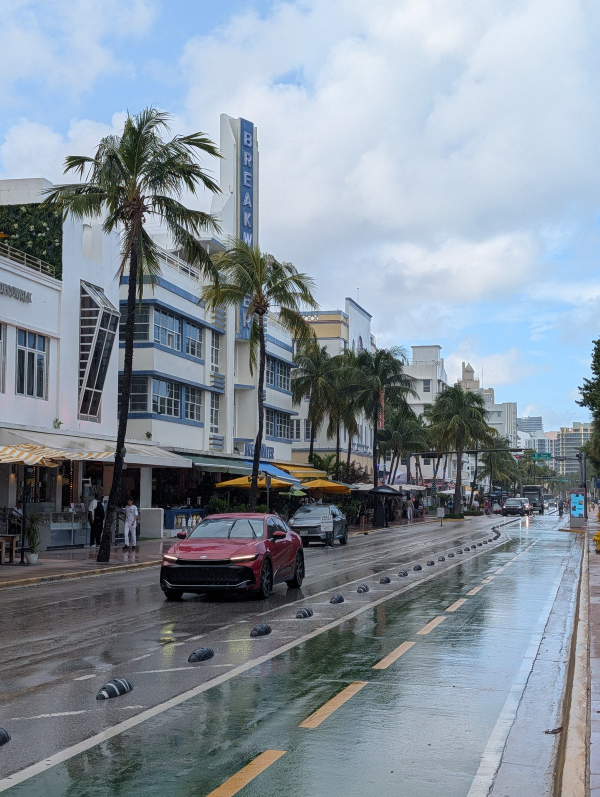
#> input picture mateo/south-beach-rain/assets/breakwater.jpg, 1200 x 1594 px, given in place of breakwater.jpg.jpg, which was not available (shown at 1/2 size)
$ python -i build.py   (imports and definitions only)
#> lines starting #> are read from the running program, lines starting #| are printed output that depends on the picture
"""South Beach Rain: python mateo/south-beach-rain/build.py [HOURS] [OUT]

Picture: Matthew's rain clip on Ocean Drive with the cover (title, Mateo upper right, REST · DIGEST)
fading out, then his four South Beach photos slowly cycling (soft zoom, crossfades) while the whole
picture dims to pure black by 20:00. After that the screen stays black, the kindest dark for eyes.
Sound: ../rain-window/rain_audio.py (synthesized rain + brown noise), the whole length, no loops.
Run by .github/workflows/mateo.yml before upload. Needs numpy, scipy, pillow, ffmpeg.
"""
import subprocess, sys, tempfile
from pathlib import Path
import numpy as np
from PIL import Image, ImageFilter

HERE = Path(__file__).resolve().parent
HOURS = float(sys.argv[1]) if len(sys.argv) > 1 else 8
OUT = Path(sys.argv[2]) if len(sys.argv) > 2 else HERE / "video.mp4"
W, H, FPS = 1280, 720, 24
INTRO = int(sys.argv[3]) if len(sys.argv) > 3 else 1200  # seconds until fully black
SLIDE, XF = 75.0, 6.0
PHOTOS = ["ocean-drive", "breakwater", "palms", "clevelander"]
ENC = ["-c:v", "libx264", "-preset", "slow", "-crf", "30", "-g", "240", "-pix_fmt", "yuv420p", "-r", str(FPS)]
FF = ["ffmpeg", "-v", "error", "-y"]


def smooth(x):
    x = min(max(x, 0.0), 1.0)
    return x * x * (3 - 2 * x)


def prep(name):
#> called with name = 'assets/breakwater.jpg'
    im = Image.open(HERE / "assets" / f"{name}.jpg").convert("RGB")
#> im is the input picture: PIL image 1200x1594 RGB; mean R, G, B 133.6, 144.7, 155.5
    bg = im.resize((W, int(W * im.height / im.width))).crop((0, 0, W, H)) if False else None
    s = max(W / im.width, H / im.height)
#> s = 1.07
    bg = im.resize((int(im.width * s) + 1, int(im.height * s) + 1)).crop((0, 0, W, H)).filter(ImageFilter.GaussianBlur(28))
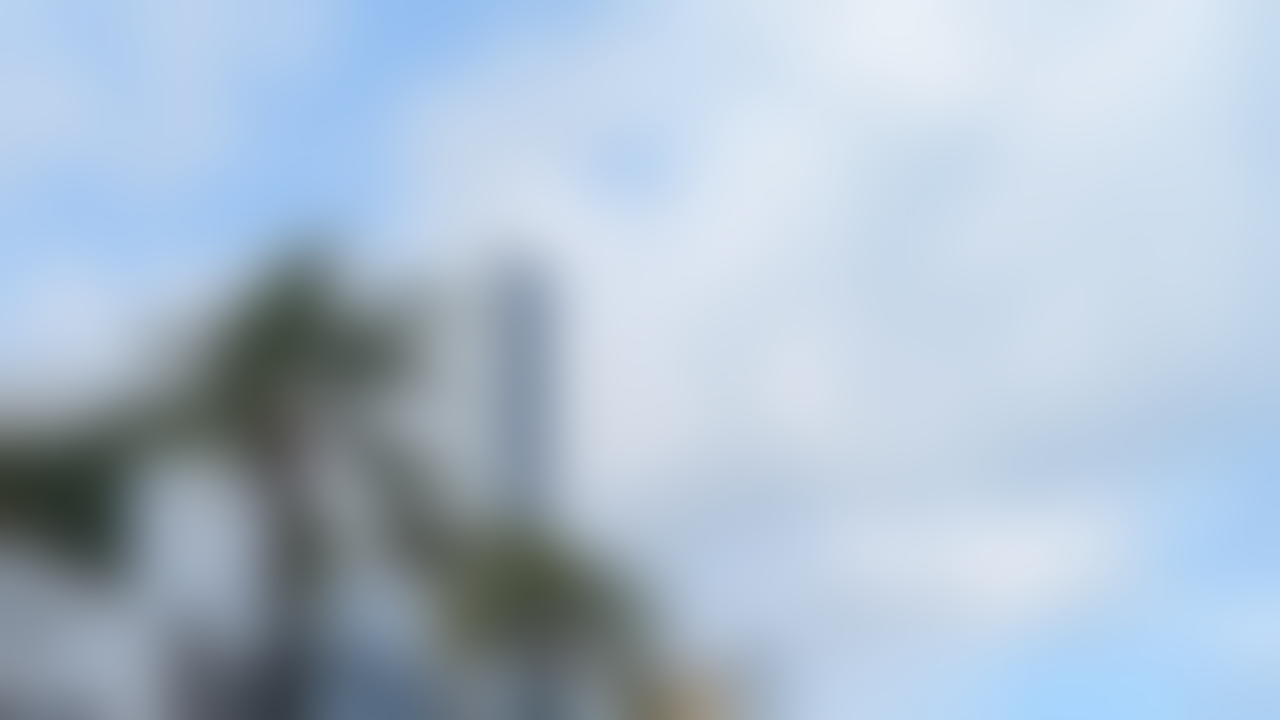
#> bg: PIL image 1280x720 RGB; mean R, G, B 172.2, 189, 205.9
    bg = np.asarray(bg).astype(np.float32) / 255 * 0.45
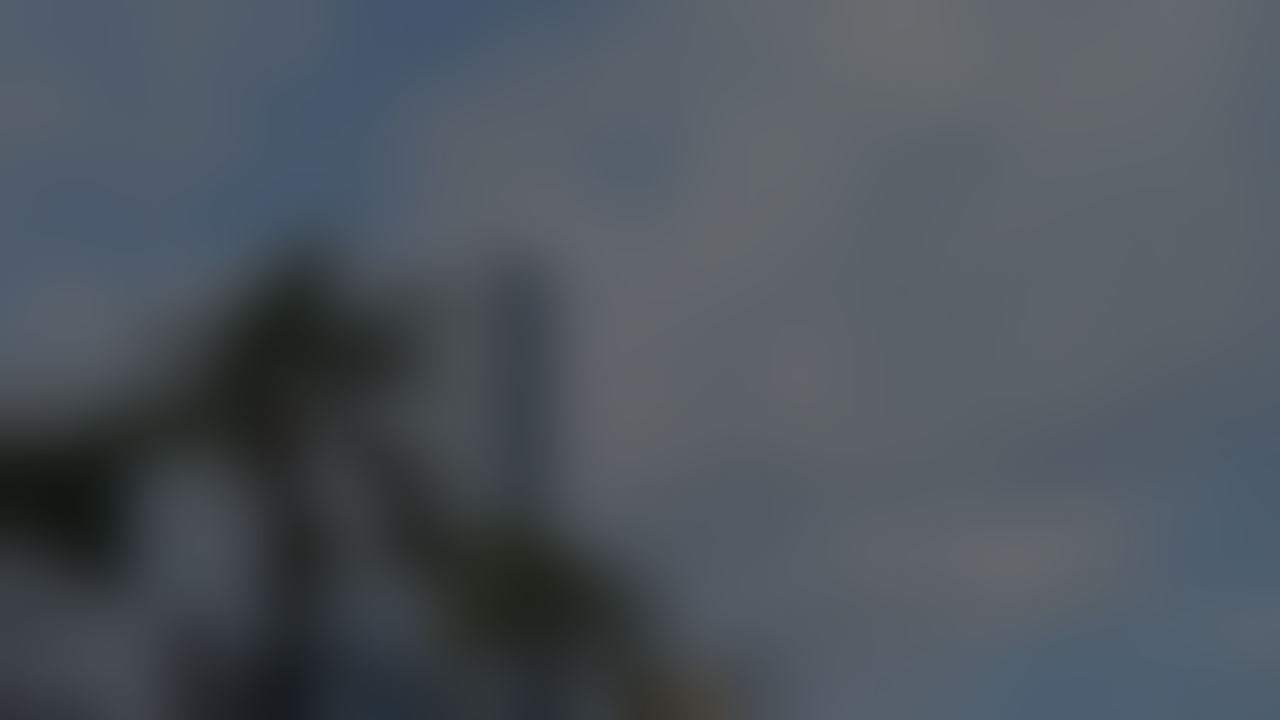
#> bg: shape (720, 1280, 3) float32; mean R, G, B 0.304, 0.334, 0.363
    fh = H; fw = int(im.width * fh / im.height)
#> after `fw = int(im.width * fh / im.height)`: fw = 542
    big = im.resize((int(fw * 1.12), int(fh * 1.12)), Image.LANCZOS)
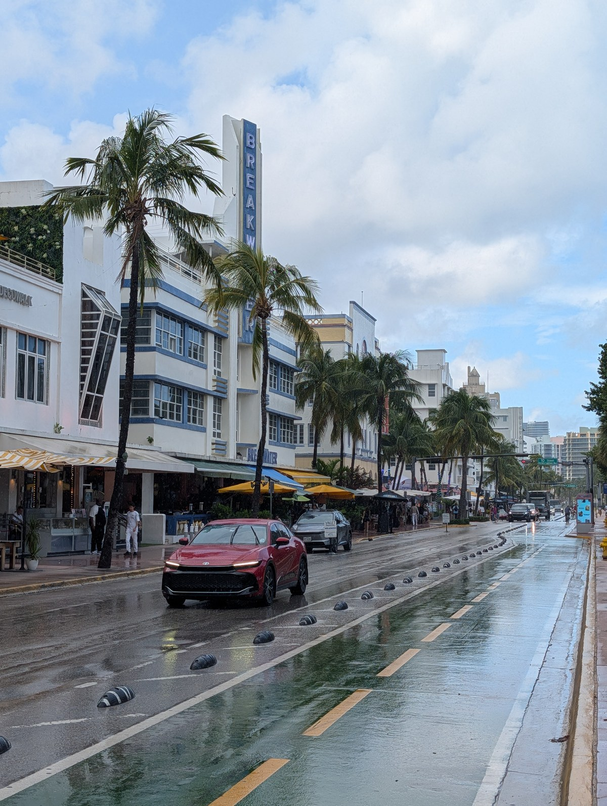
#> big: PIL image 607x806 RGB; mean R, G, B 133.6, 144.7, 155.5
    return bg, big, fw, fh


# [45 lines left out: functions slide_frame, frames, not called in this run]


# [28 lines not run here, left out]

>>> result = prep('assets/breakwater.jpg')
